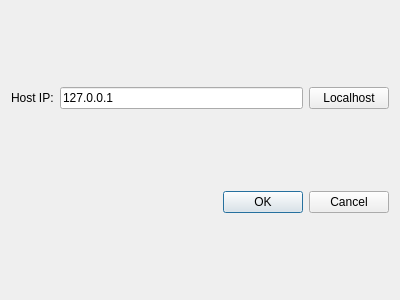
<?xml version="1.0" encoding="UTF-8"?>
<ui version="4.0">
 <class>CreateDialog</class>
 <widget class="QDialog" name="CreateDialog">
  <property name="geometry">
   <rect>
    <x>0</x>
    <y>0</y>
    <width>400</width>
    <height>300</height>
   </rect>
  </property>
  <property name="windowTitle">
   <string>Dialog</string>
  </property>
  <layout class="QVBoxLayout" name="verticalLayout">
   <item>
    <layout class="QHBoxLayout" name="horizontalLayout">
     <item>
      <widget class="QLabel" name="label">
       <property name="text">
        <string>Host IP:</string>
       </property>
      </widget>
     </item>
     <item>
      <widget class="QLineEdit" name="lineEdit">
       <property name="text">
        <string>127.0.0.1</string>
       </property>
       <property name="readOnly">
        <bool>true</bool>
       </property>
      </widget>
     </item>
     <item>
      <widget class="QPushButton" name="localHostButton">
       <property name="text">
        <string>Localhost</string>
       </property>
      </widget>
     </item>
    </layout>
   </item>
   <item>
    <widget class="QDialogButtonBox" name="buttonBox">
     <property name="orientation">
      <enum>Qt::Horizontal</enum>
     </property>
     <property name="standardButtons">
      <set>QDialogButtonBox::Cancel|QDialogButtonBox::Ok</set>
     </property>
    </widget>
   </item>
  </layout>
 </widget>
 <resources/>
 <connections>
  <connection>
   <sender>buttonBox</sender>
   <signal>accepted()</signal>
   <receiver>CreateDialog</receiver>
   <slot>accept()</slot>
   <hints>
    <hint type="sourcelabel">
     <x>248</x>
     <y>254</y>
    </hint>
    <hint type="destinationlabel">
     <x>157</x>
     <y>274</y>
    </hint>
   </hints>
  </connection>
  <connection>
   <sender>buttonBox</sender>
   <signal>rejected()</signal>
   <receiver>CreateDialog</receiver>
   <slot>reject()</slot>
   <hints>
    <hint type="sourcelabel">
     <x>316</x>
     <y>260</y>
    </hint>
    <hint type="destinationlabel">
     <x>286</x>
     <y>274</y>
    </hint>
   </hints>
  </connection>
 </connections>
</ui>
